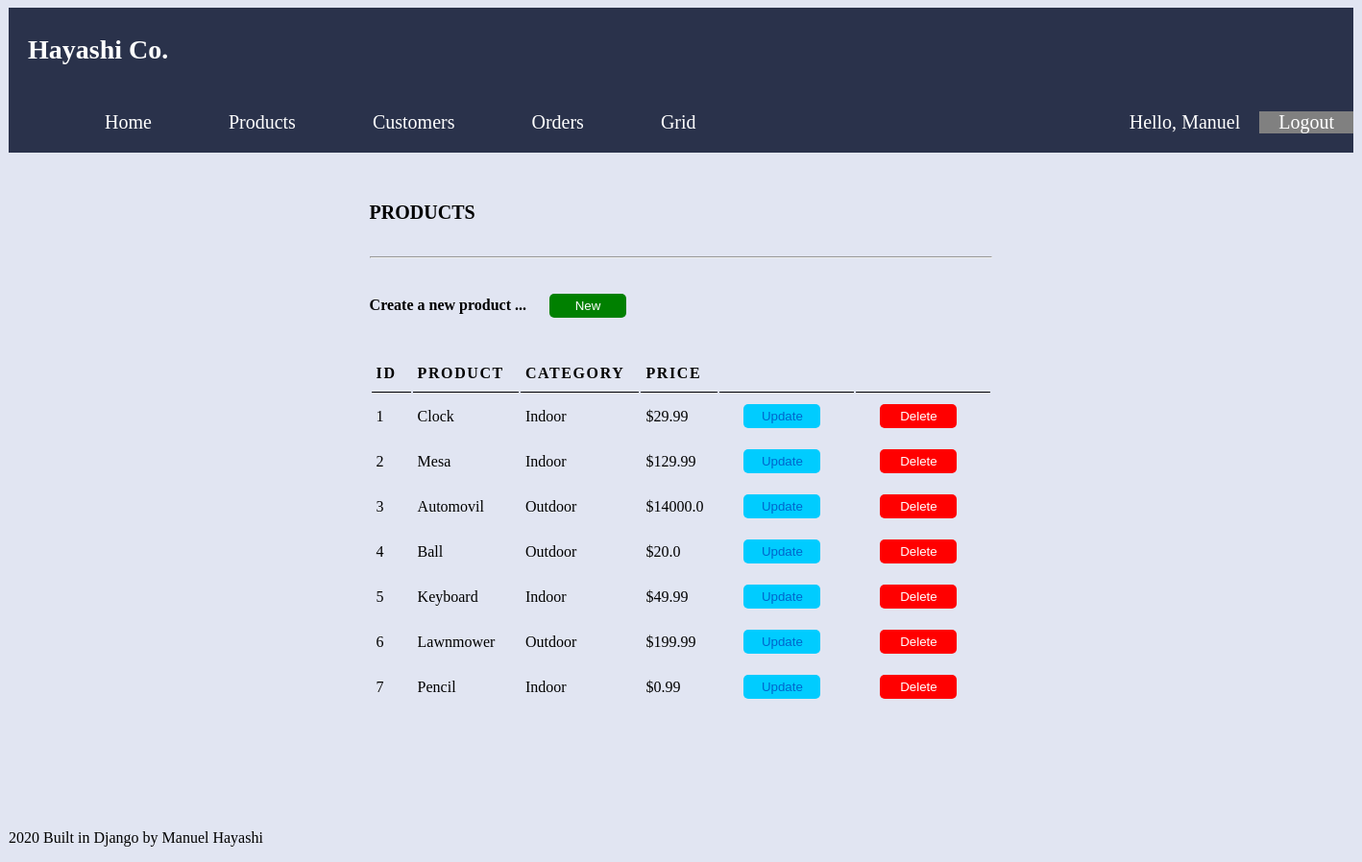
Screenshot of /products/ (signed in) with the database file from the repository.
### base/models.py (models this page shows, shortened)
class Product(models.Model):
    CATEGORY = (
        ('Indoor', 'Indoor'),
        ('Outdoor', 'Outdoor'),
    )
    name = models.CharField(max_length=200, null=True)
    price = models.FloatField(null=True)
    category = models.CharField(max_length=200, null=True, choices=CATEGORY)
    description = models.CharField(max_length=200, null=True, blank=True)
    date_created = models.DateTimeField(auto_now_add=True, null=True)

### base/views.py (the view)
# urls.py: path('products/', views.products, name="products"), # trigger the functions
@login_required(login_url='login')
def products(request):
    products = Product.objects.all()
    return render(request, 'base/products.html', {'products': products})

### base/templates/base/products.html
{% extends 'base/main.html' %}
{% block content %}
<br>
<div class="row">
    <div class="cc">
        <div class="">
            <h5>PRODUCTS</h5>
        </div>
        <hr>
        <div class="">
            <h6>Create a new product ...  <a class="new-button" href="{% url 'create_product' %}"><button class="new">New</button></a></h6>
        </div>
        <div class="">
            <table class="">
                <tr>
                    <th>ID</th>
                    <th>Product</th>
                    <th>Category</th>
                    <th>Price</th>
                    <th></th>
                    <th></th>
                </tr>
                {% for product in products %}
                    <tr>
                        <td>{{ product.id }}</td>
                        <td>{{ product.name }}</td>
                        <td>{{ product.category }}</td>
                        <td>${{ product.price }}</td>
                        <td><a href="{% url 'update_product' product.id %}"><button class="update">Update</button></a></td>
                        <td><a href="{% url 'delete_product' product.id %}"><button class="delete">Delete</button></a></td>
                    </tr>
                {% endfor %}
            </table>
        </div>
    </div>
</div>
{% endblock content%}

### base/templates/base/main.html (shortened to what this page needs)
{% load static %}
<!DOCTYPE html>
<html>
<head>
    <link rel="stylesheet" href="{% static 'css/main.css' %}" type="text/css"/>
</head>
<body>
    <section class="s1">
        {% include 'base/navbar.html' %}
        {% block content %}{% endblock %}
    </section>
    <section class="s2">
        <br>
        <br>
        <br>
        <br>
        <br>
        <br>
        <p>2020 Built in Django by Manuel Hayashi</p>
    </section>
</body>
</html>

### base/templates/base/navbar.html
{% load static %}
<!DOCTYPE html>
<html>
<head>
    <link rel="stylesheet" href="{% static '/css/main.css' %}" type="text/css"/>
</head>
<div class="nav-bar">
    <div class="top-nav"><h3>Hayashi Co.</h3></div>
    <div class="left-nav">
        <ul id="navlines">
            <li><a id="l1" href="{% url 'home' %}">Home</a></li>
            <li><a id="l2" href="{% url 'products' %}">Products</a></li>
            <li><a id="l3" href="{% url 'customers' %}">Customers</a></li>
            <li><a id="l3" href="{% url 'orders' %}">Orders</a></li>
            <li><a id="l4" href="{% url 'gridtest' %}">Grid</a></li>
        </ul>
    </div>
    <div class="right-nav">
        <a id="r1">Hello, {{ request.user }}</a>
        <a id="r2" href="{% url 'logout' %}">Logout</a>
    </div>
</div>

### static/css/main.css (style rules this page uses)
h3 { font-size: 28px; }
h5 { font-size: 20px; }
h6 { font-size: 16px; }
body { background-color: #e1e5f2 }
a { text-decoration: none; }
ul { list-style: none; display: flex; }
.s1, .s2 { background-color: #e1e5f2; width: 1400px; margin: 0 auto; }
th, td { padding: 10px 15px 10px 5px; }
th { empty-cells: show; text-transform: uppercase; letter-spacing: 0.1em; font-size: 100%; border-bottom: 1px solid black; text-align: left; }
.new { background-color: green; color: white; height: 25px; width: 80px; border-radius: 5px; border: none; margin-left: 20px; margin-right: 20px; }
.update { background-color: #00ccff; color: #0066cc; height: 25px; width: 80px; border-radius: 5px; border: none; margin-left: 20px; margin-right: 20px; }
.delete { background-color: red; color: white; height: 25px; width: 80px; border-radius: 5px; border: none; margin-left: 20px; margin-right: 20px; }
.nav-bar { font-size: 20px; color: white; display: grid; grid-template-columns: 1fr 1fr; grid-template-areas: 'top-nav top-nav' 'left-nav right-nav'; }
.top-nav { color: white; background-color: #2a324b; padding-left: 20px; grid-area: top-nav; }
.left-nav { color: white; grid-area: left-nav; background-color: #2a324b; }
.right-nav { grid-area: right-nav; background-color: #2a324b; display: flex; justify-content: flex-end; align-items: center; }
.right-nav #r2 { background: gray; color: white; }
#navlines li { display: inline-block; margin-left: 40px; }
#l1, #l2, #l3, #l4 { color: white; padding-left: 20px; padding-right: 20px; }
#r1, #r2 { padding-left: 20px; padding-right: 20px; }
.row { display: flex; justify-content: center; }
.cc { display: block; justify-content: center; margin-left: 50px; margin-right: 50px; }

### rows the page displays
Product: id "1", name "Clock", category "Indoor", price "29.99"
Product: id "2", name "Mesa", category "Indoor", price "129.99"
Product: id "3", name "Automovil", category "Outdoor", price "14000.0"
Product: id "4", name "Ball", category "Outdoor", price "20.0"
Product: id "5", name "Keyboard", category "Indoor", price "49.99"
Product: id "6", name "Lawnmower", category "Outdoor", price "199.99"
Product: id "7", name "Pencil", category "Indoor", price "0.99"

### other values shown
{{ request.user }} "Manuel"
